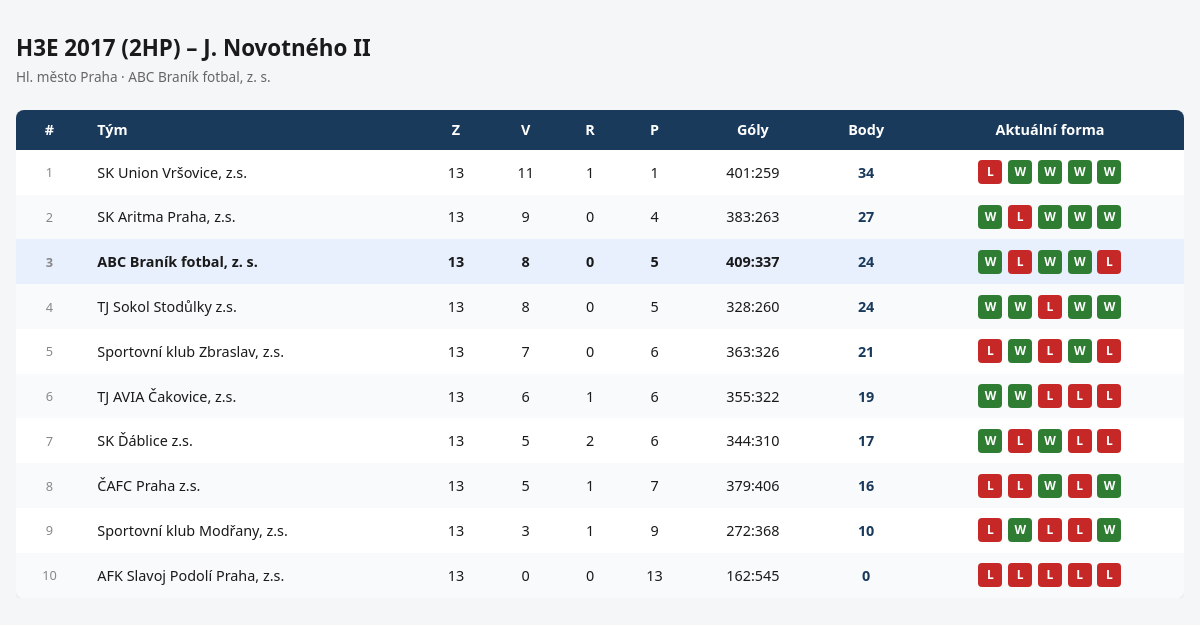
The page / on the database its author committed.
### tables this page shows
CREATE TABLE matches (
                id      INTEGER PRIMARY KEY AUTOINCREMENT,
                date    TEXT,
                home    TEXT NOT NULL,
                away    TEXT NOT NULL,
                home_goals INTEGER NOT NULL,
                away_goals INTEGER NOT NULL,
                UNIQUE(date, home, away)
            );

### app.py (the view)
@app.route("/")
def index():
    init_db()
    rows = build_standings()
    return render_template("index.html", rows=rows)

### db.py (called while the page is built)
def get_conn() -> sqlite3.Connection:
    conn = sqlite3.connect(DB_PATH)
    conn.row_factory = sqlite3.Row
    return conn

def init_db() -> None:
    with get_conn() as conn:
        conn.execute("""
            CREATE TABLE IF NOT EXISTS matches (
                id      INTEGER PRIMARY KEY AUTOINCREMENT,
                date    TEXT,
                home    TEXT NOT NULL,
                away    TEXT NOT NULL,
                home_goals INTEGER NOT NULL,
                away_goals INTEGER NOT NULL,
                UNIQUE(date, home, away)
            )
        """)

def all_matches() -> list[sqlite3.Row]:
    with get_conn() as conn:
        return conn.execute(
            "SELECT * FROM matches ORDER BY id"
        ).fetchall()

### templates/index.html (shortened to what this page needs)
<!DOCTYPE html>
<html lang="cs">
<head>
</head>
<body>
  <h1>H3E 2017 (2HP) – J. Novotného II</h1>
  <p class="subtitle">Hl. město Praha · ABC Braník fotbal, z. s.</p>
  <div class="table-wrap">
    <table>
      <thead>
        <tr>
          <th>#</th>
          <th>Tým</th>
          <th>Z</th>
          <th>V</th>
          <th>R</th>
          <th>P</th>
          <th>Góly</th>
          <th>Body</th>
          <th>Aktuální forma</th>
        </tr>
      </thead>
      <tbody>
        {% for r in rows %}
        <tr {% if 'Braník' in r.team or 'Branik' in r.team %}class="highlight"{% endif %}>
          <td class="pos">{{ r.pos }}</td>
          <td>{{ r.team }}</td>
          <td>{{ r.played }}</td>
          <td>{{ r.won }}</td>
          <td>{{ r.drawn }}</td>
          <td>{{ r.lost }}</td>
          <td>{{ r.gf }}:{{ r.ga }}</td>
          <td class="pts">{{ r.points }}</td>
          <td class="form">
            {% for m in r.form %}
              <span class="badge-wrap">
                <span class="badge badge-{{ m.r }}">{{ m.r }}</span>
              </span>
            {% endfor %}
          </td>
        </tr>
        {% endfor %}
      </tbody>
    </table>
  </div>
</body>
</html>

### templates/index.html (style rules this page uses)
*, *::before, *::after { box-sizing: border-box; margin: 0; padding: 0; }
body { font-family: system-ui, sans-serif; background: #f4f6f8; color: #1a1a1a; padding: 2rem 1rem; }
h1 { font-size: 1.4rem; font-weight: 700; margin-bottom: 0.25rem; }
.subtitle { font-size: 0.85rem; color: #666; margin-bottom: 1.5rem; }
.table-wrap { overflow-x: auto; }
table { width: 100%; border-collapse: collapse; background: #fff; border-radius: 8px; overflow: hidden; box-shadow: 0 1px 4px rgba(0,0,0,.08); font-size: 0.9rem; }
thead { background: #1a3a5c; color: #fff; }
th, td { padding: 0.65rem 0.9rem; text-align: center; white-space: nowrap; }
th:nth-child(2), td:nth-child(2) { text-align: left; }
tbody tr:nth-child(even) { background: #f9fafb; }
.highlight td { font-weight: 700; background: #e8f0fe !important; }
.pos { color: #888; font-size: 0.8rem; }
.pts { font-weight: 700; color: #1a3a5c; }
.form { white-space: nowrap; }
.badge-wrap { position: relative; display: inline-block; margin: 0 1px; }
.badge { display: inline-block; width: 1.5rem; line-height: 1.5rem; border-radius: 4px; font-size: 0.75rem; font-weight: 700; color: #fff; cursor: default; text-align: center; }
.badge-W { background: #2e7d32; }
.badge-L { background: #c62828; }

### rows shown on the page
matches: pos "1", team "SK Union Vršovice, z.s.", played "13", won "11", drawn "1", lost "1", gf "401", ga "259", points "34", r "L", pos "2", team "SK Aritma Praha, z.s.", won "9", drawn "0", lost "4", gf "383", ga "263", points "27", r "W"
matches: r "W", r "L"
matches: r "W", r "L"
matches: r "W", r "L"
matches: r "W", r "L"
matches: r "L", r "W"
matches: r "W", r "L"
matches: r "W", r "L"
matches: r "W", r "L"
matches: pos "3", team "ABC Braník fotbal, z. s.", played "13", won "8", drawn "0", lost "5", gf "409", ga "337", points "24", r "W", pos "8", team "ČAFC Praha z.s.", won "5", drawn "1", lost "7", gf "379", ga "406", points "16", r "L"
matches: r "L", r "W"
matches: r "W", r "L"
matches: r "W", r "L"
matches: pos "4", team "TJ Sokol Stodůlky z.s.", played "13", won "8", drawn "0", lost "5", gf "328", ga "260", points "24", r "W", pos "5", team "Sportovní klub Zbraslav, z.s.", won "7", lost "6", gf "363", ga "326", points "21", r "L"
matches: r "W", r "L"
matches: r "W", r "L"
matches: r "L", r "W"
matches: r "W", r "L"
matches: r "L", r "W"
matches: pos "6", team "TJ AVIA Čakovice, z.s.", played "13", won "6", drawn "1", lost "6", gf "355", ga "322", points "19", r "W", pos "9", team "Sportovní klub Modřany, z.s.", won "3", lost "9", gf "272", ga "368", points "10", r "L"
matches: r "W", r "L"
matches: pos "7", team "SK Ďáblice z.s.", played "13", won "5", drawn "2", lost "6", gf "344", ga "310", points "17", r "W", pos "10", team "AFK Slavoj Podolí Praha, z.s.", won "0", drawn "0", lost "13", gf "162", ga "545", points "0", r "L"
matches: r "L", r "W"
matches: r "W", r "L"
matches: r "W", r "L"
